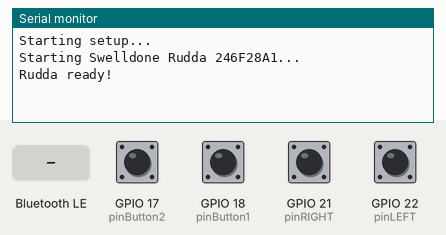
The sketch below on a simulated ESP32. On the bench: the last lines printed to the serial monitor. Inputs (shaded band) come from the test bench; at power-on: GPIO 17 (pinButton2), GPIO 18 (pinButton1), GPIO 21 (pinRIGHT), GPIO 22 (pinLEFT) LOW. Nothing arrives over Bluetooth unless stated; a phone connects over Bluetooth LE 3 s after start.

Above: at 1.2 s.
1.3 s: Bluetooth LE write "1" received
At 1.7 s:
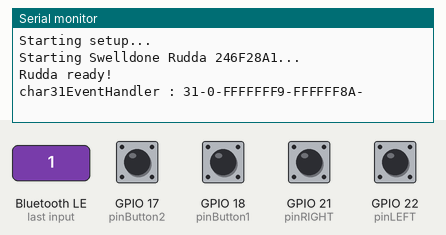
4.3 s: Bluetooth LE write "1" received
At 5.2 s:
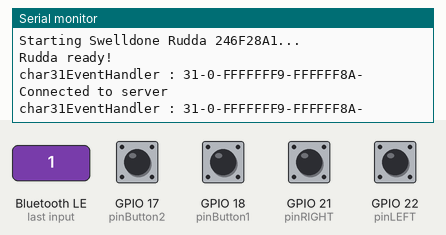
5.8 s: Bluetooth LE write "0" received
At 6.4 s:
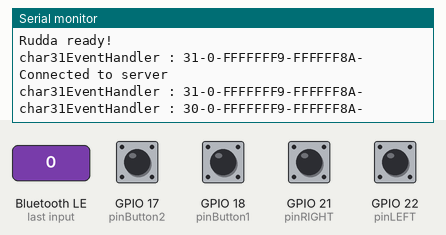
7.3 s: Bluetooth LE write "0" received
At 8.5 s:
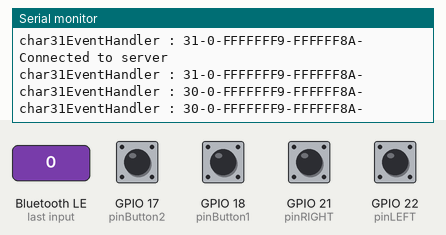
8.8 s: Bluetooth LE write "2" received
At 9.8 s:
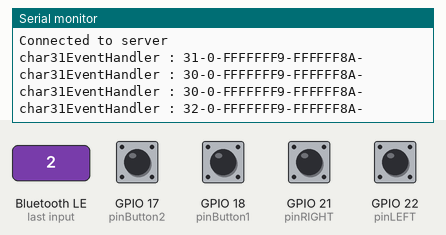
10.3 s: Bluetooth LE write "2" received
At 11.0 s:
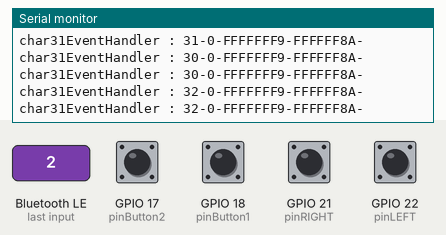
Timing chart, 0 to 12.8 s (numbered marks = the images above; inputs shaded):
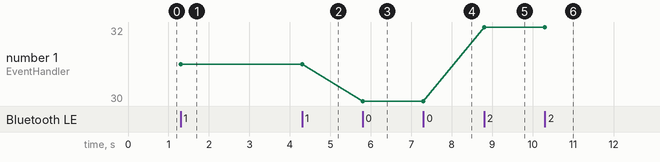

Measured:
- after the input at 1.3 s, the serial monitor: prints a new line at once (image 1)
- after the input at 4.3 s, the serial monitor: prints a new line at once (image 2)
- after the input at 5.8 s, the serial monitor: prints a new line at once (image 3)
- after the input at 7.3 s, the serial monitor: prints a new line at once (image 4)
- after the input at 8.8 s, the serial monitor: prints a new line at once (image 5)
- after the input at 10.3 s, the serial monitor: prints a new line at once (image 6)
- plotted number 1: 31 → 30 after the input at 5.8 s, 30 → 32 after the input at 8.8 s

The sketch:

swelldonerudda.ino
```cpp
// (licence header left out)
#include <BLEDevice.h>
#include <BLEUtils.h>
#include <BLEServer.h>
#include <BLE2902.h>
#include <WiFi.h>

#define RUDDA_SERVICE_UUID "15358001-7635-408b-8918-8ff3949ce592"
#define CHAR14_UUID         "15358014-7635-408b-8918-8ff3949ce592"
#define CHAR30_UUID         "15358030-7635-408b-8918-8ff3949ce592"
#define CHAR31_UUID         "15358031-7635-408b-8918-8ff3949ce592"
#define CHAR32_UUID         "15358032-7635-408b-8918-8ff3949ce592"

bool deviceConnected = false;
BLECharacteristic *pChar32;
BLECharacteristic *pChar30;
BLE2902 *p2902Char14;
BLE2902 *p2902Char30;
BLE2902 *p2902Char32;
int pinLEFT = 22;
int pinRIGHT = 21;
int pinButton1 = 18;
int pinButton2 = 17;


bool challengeOK = false;
bool ntf32On = false;
bool button1 = false;
bool button2 = false;
bool buttonLeft = false;
bool buttonRight = false;

void printHex(uint8_t num) {
  char hexCar[2];
  sprintf(hexCar, "%02X", num);
  Serial.print(hexCar);
  Serial.print(" ");
}

static void bleNotifyControls() {
  if ((deviceConnected) && (challengeOK)) {
    unsigned int value = 0;
    if( buttonLeft ) {
      value |= ( 1 << 0);
    }
    if( buttonRight ) {
      value |= ( 1 << 1);
    }
    if( button1 ) {
      value |= ( 1 << 2);
      button1 = false;
    }
    if( button2 ) {
      value |= ( 1 << 3);
      button2 = false;
    }
    Serial.print("Sending ");
    printHex(value);
    Serial.println();
    pChar30->setValue((uint8_t *)&value,4);
    pChar30->notify();
  }
}

class MyServerCallbacks: public BLEServerCallbacks {
    void onConnect(BLEServer* pServer) {
      deviceConnected = true;
      Serial.println("Connected to server");
    };

    void onDisconnect(BLEServer* pServer) {
      deviceConnected = false;
      challengeOK = false;
      Serial.println("Disconnected from server");

      resetConnection();
    }
};

class char12Callbacks: public BLECharacteristicCallbacks {
  void onWrite(BLECharacteristic* pCharacteristic) {
    Serial.print("char12EventHandler : ");
    Serial.println(pCharacteristic->getValue().c_str());
  }
};

// when app writes to 0x310, we send a challenge on char32
class char31Callbacks: public BLECharacteristicCallbacks {
  void onWrite(BLECharacteristic* pCharacteristic) {
    std::string val = pCharacteristic->getValue();
    Serial.print("char31EventHandler : ");
    for (int i=0;i<4;i++){
      Serial.print(val[i],HEX);
      Serial.print('-');
    }
    Serial.println();

    if ((val[0] == 0x03) && (val[1] == 0x10)) {
      uint8_t challenge[] = {0x03,0x10,0x4a,0x89};//{0x03,0x10,0x12,0x34};
      Serial.println("char31EventHandler : got 0x310!");
      pChar32->setValue(challenge,4);
      pChar32->indicate();
    }
    else if ((val[0] == 0x03) && (val[1] == 0x11)) {
      unsigned char fakeData[] = {0x03,0x11,0xff, 0xff};
      Serial.println("char31EventHandler : got 0x311!");
      challengeOK = true;
      pChar32->setValue(fakeData,4);
      pChar32->indicate();
    }
  } // onWrite
};

class char32NtfCallbacks:public BLEDescriptorCallbacks {
  void onWrite(BLEDescriptor* pDescriptor) {
    ntf32On = true;
  }
};

void setup() {
  Serial.begin(115200);
  Serial.println("Starting setup...");
  pinMode(pinLEFT,INPUT_PULLDOWN);
  pinMode(pinRIGHT,INPUT_PULLDOWN);
  pinMode(pinButton1,INPUT_PULLDOWN);
  pinMode(pinButton2,INPUT_PULLDOWN);

  startServices();
}

void resetConnection()
{
  Serial.println("Resetting Rudda...");

  startAdvertising();
}

void startServices()
{
  String macAddress = WiFi.macAddress();
  macAddress.replace(String(":"),String(""));
  macAddress = macAddress.substring(0,8);

  String deviceName = "Swelldone Rudda " + macAddress;
  Serial.println("Starting " + deviceName + "...");

  BLEDevice::init(deviceName.c_str());
  BLEServer *pServer = BLEDevice::createServer();
  pServer->setCallbacks(new MyServerCallbacks());
  BLEService *pSvcSterzo = pServer->createService(RUDDA_SERVICE_UUID);
  BLECharacteristic *pChar14 = pSvcSterzo->createCharacteristic(CHAR14_UUID,BLECharacteristic::PROPERTY_NOTIFY);
  pChar30 = pSvcSterzo->createCharacteristic(CHAR30_UUID,BLECharacteristic::PROPERTY_NOTIFY);
  BLECharacteristic *pChar31 = pSvcSterzo->createCharacteristic(CHAR31_UUID,BLECharacteristic::PROPERTY_WRITE);
  pChar32 = pSvcSterzo->createCharacteristic(CHAR32_UUID,BLECharacteristic::PROPERTY_INDICATE);

  p2902Char14 = new BLE2902();
  p2902Char30 = new BLE2902();
  p2902Char32 = new BLE2902();
  p2902Char32->setCallbacks(new char32NtfCallbacks());
  pChar14->addDescriptor(p2902Char14);
  pChar30->addDescriptor(p2902Char30);
  pChar32->addDescriptor(p2902Char32);

  // initial values
  uint8_t defaultValue[4] = {0x0,0x0,0x0,0x0};
  pChar30->setValue(defaultValue,4); // default angle = 0
  defaultValue[0] = 0xFF; // fill other characteristics with a default 0xFF
  pChar14->setValue(defaultValue,1);
  pChar31->setValue(defaultValue,1);
  uint8_t challenge[] = {0x03,0x10,0x4a, 0x89};
  pChar32->setValue(challenge,4);

  pChar31->setCallbacks(new char31Callbacks());
  pChar32->setCallbacks(new char31Callbacks());

  pSvcSterzo->start();

  startAdvertising();
}

void startAdvertising()
{
  BLEAdvertising *pAdvertising = BLEDevice::getAdvertising();
  pAdvertising->addServiceUUID(RUDDA_SERVICE_UUID);
  pAdvertising->setScanResponse(true);
  pAdvertising->setMinPreferred(0x06);  // functions that help with iPhone connections issue
  pAdvertising->setMinPreferred(0x12);
  BLEDevice::startAdvertising();
  Serial.println("Rudda ready!");
}

uint32_t bleNotifyMillis = 0;
bool debounceButton1 = false;
bool debounceButton2 = false;
bool debounceTime = 10;
uint32_t debounceButton1Time = 0;
uint32_t debounceButton2Time = 0;

void loop() {
  bool shouldNotify = false;
  buttonLeft = digitalRead(pinLEFT);
  buttonRight = digitalRead(pinRIGHT);

  bool b1 = digitalRead(pinButton1);
  if( b1 && !debounceButton1 )
  {
    button1 = true;
    debounceButton1 = true;
  }
  else if( !b1 && debounceButton1 && debounceButton1Time == 0 )
  {
    debounceButton1Time = millis();
  }
  bool b2 = digitalRead(pinButton2);
  if( b2 && !debounceButton2 )
  {
    button2 = true;
    debounceButton2 = true;
  }
  else if( !b2 && debounceButton2 && debounceButton2Time == 0 )
  {
    debounceButton2Time = millis();
  }

  if( debounceButton1 &&
     debounceButton1Time > 0 &&
    (millis() - debounceButton1Time) > debounceTime )
  {
      debounceButton1Time = 0;
      debounceButton1 = false;
  }

  if( debounceButton2 &&
     debounceButton2Time > 0 &&
    (millis() - debounceButton2Time) > debounceTime )
  {
      debounceButton2Time = 0;
      debounceButton2 = false;
  }

  // Send the initial challenge on char32
  if ((ntf32On) && (deviceConnected)) {
    ntf32On = false;
    uint8_t challenge[] = {0x03,0x10,0x4a, 0x89};
    pChar32->setValue(challenge,4);
    pChar32->indicate();
  }

  if (deviceConnected) {
    // notify steering angle every half second
    if (millis() - bleNotifyMillis > 200) {
      bleNotifyControls ();
      bleNotifyMillis = millis();
    }
  }
} // loop
```
